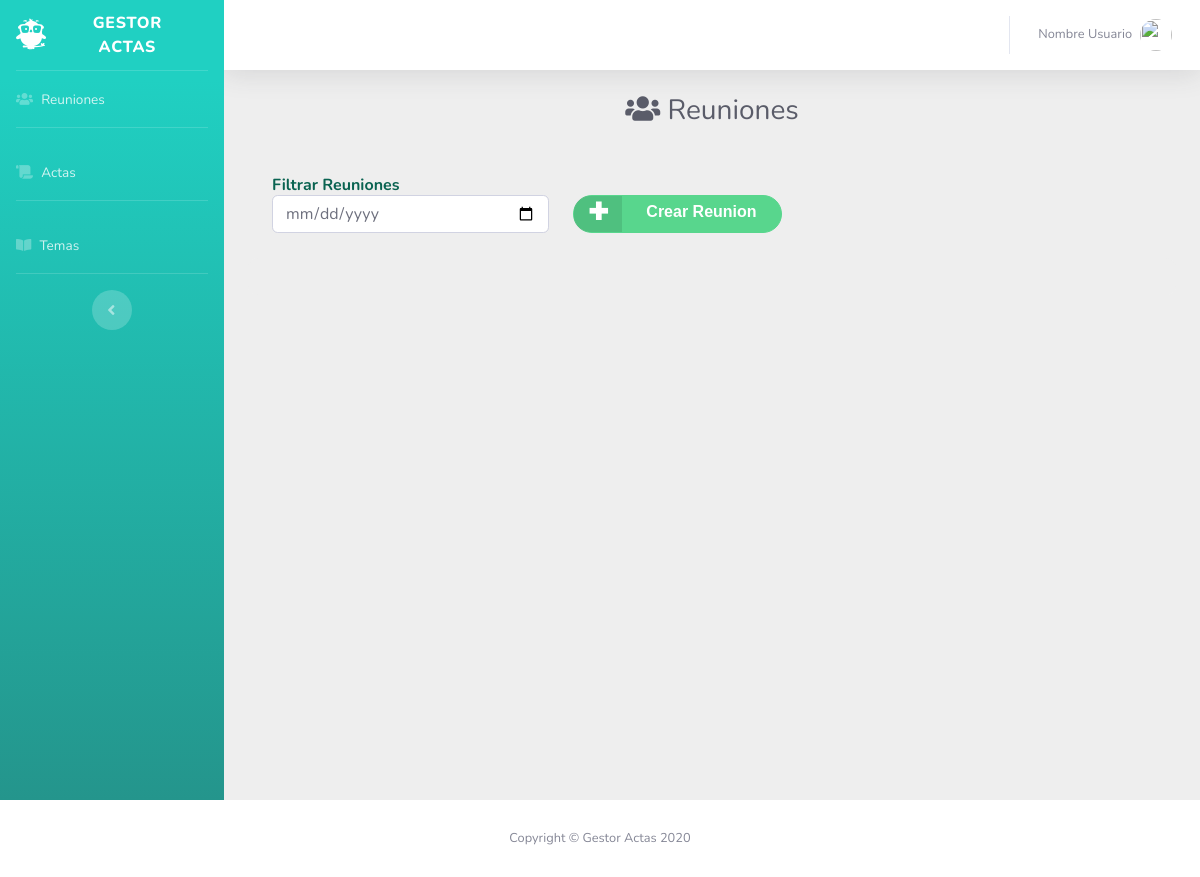
Before: / with the older database file.
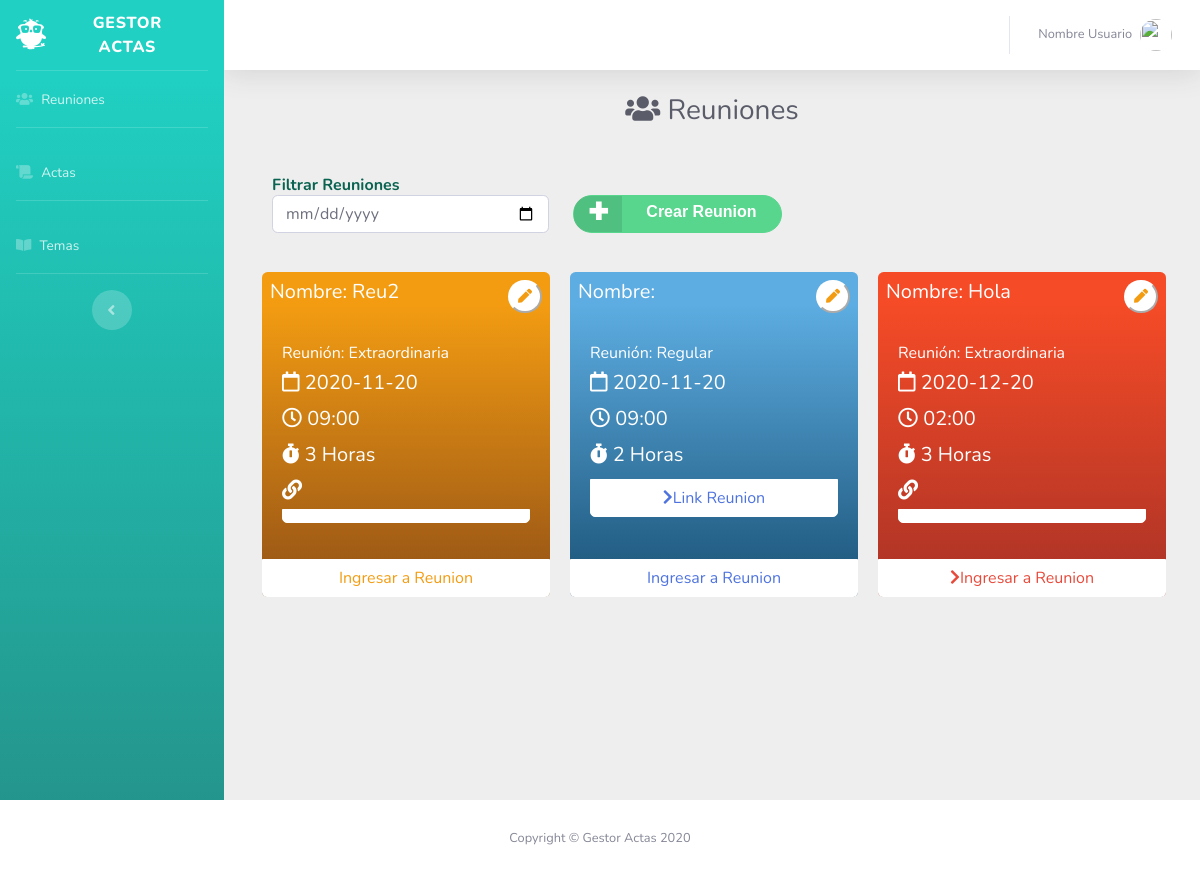
After: the same page with the newer database file.
### tables this page shows
CREATE TABLE `reunion` (
  `id` int(11) NOT NULL,
  `tipoPredefinido` varchar(200) NOT NULL,
  `fecha` varchar(50) NOT NULL,
  `hora` varchar(50) NOT NULL,
  `duracion` int(11) NOT NULL,
  `tipoDuracion` varchar(100) NOT NULL,
  `linkReunion` varchar(500) DEFAULT NULL,
  `estado` varchar(100) NOT NULL,
  `nombre` varchar(100) NOT NULL,
  `horaInicio` varchar(50) NOT NULL
);

### index.php (the view, shortened to what this page needs)
<?php  require "baseDatos/conexion.php";?>
<?php require_once "vistas/partesuperior.php"?>
                <div class="container-fluid">
                    <center>
                        <h1 class="h3 mb-0 text-gray-800"><i class="fas fa-users"></i>  Reuniones</h1>
                    </center>
                    <br>
                    <br>
                            <div class="container">
                            <h6 class="m-0 font-weight-bold text-primary">Filtrar Reuniones</h6>
                                <div class="row row-cols-3">
                                <div class="col">
                                        <input type="date" class="form-control" id="fechaReunionCalendar" requiered>
                                    </div>
                                    <div class="col">
                                    <a href="" class="button add" data-toggle="modal" data-target="#crearReunion"> Crear Reunion </a>
                        </div>
                                </div>
                              </div>
                            <div class="grid-container">
                                    <?php
                                        $consulta = "SELECT * FROM reunion";
                                        $resultado = mysqli_query($conexion, $consulta) or die ( "Algo ha ido mal en la consulta a la base de datos1");
                                        while ($columna = mysqli_fetch_array( $resultado )){
                                            $datos = $columna["id"].'||'.$columna["tipoPredefinido"].'||'.$columna["fecha"].'||'.$columna["hora"].'||'.$columna["duracion"].'||'.$columna["tipoDuracion"].'||'.$columna["linkReunion"].'||'.$columna["nombre"];
                                            $usarFuncion = "formEditarReunionIndex('".$datos."')";
                                            $id = $columna['id'];
                                            $linkReunion = $columna['linkReunion'];
                                            $colorCard = "bg-create";
                                            $horaReunion= $columna['hora'];
                                            $colorBoton = "btn-primary";
                                            $fecha = $columna['fecha'];
                                            $estado = $columna['estado'];
                                            $fechaActual = date("Y-m-d");
                                            if($estado == "Terminado"){
                                                $colorCard = "bg-success";
                                                $colorBoton = "btn-success";
                                            }
                                            else if($estado=="En Proceso"){
                                                $colorCard = "bg-info";
                                                $colorBoton = "btn-info";
                                            }
                                            else if($estado=="En Espera"){
                                                $colorCard = "bg-danger";
                                                $colorBoton = "btn-danger";
                                            }
                                            echo '
                                                    <div class="card text-white '.$colorCard.' mb-3">
                                                        <div class="d-flex bd-highlight mb-3">
                                                            <div class="mr-auto p-2 bd-highlight"><h5 class="card-title"> Nombre: '.$columna['nombre'].'</h5></div>
                                                            ';
                                                            if($estado == "Terminado"){
                                                            }
                                                            else{
                                                                echo '<div class="p-2 bd-highlight"><button id="btnEditarReunionIndex" class="btn-sm btn-info"data-toggle="modal" data-target="#editarReunionIndex" onclick="'.$usarFuncion.'"><i class="fas fa-pen"></i></button></div>';
                                                            }
                                                        echo '
                                                        </div>
                                                        <div class="card-body">
                                                            <h6 class="m-b-20">Reunión: '.$columna['tipoPredefinido'].'</h6>
                                                            <h5 class="card-title"><i class="far fa-calendar"></i> '.$columna['fecha'].'</h5>
                                                            <h5 class="card-title"><i class="far fa-clock"></i> '.$columna['hora'].'</h5>
                                                            <h5 class="card-title"><i class="fas fa-stopwatch"></i> '.$columna['duracion'].' '.$columna['tipoDuracion'].'</h5>';
                                                            if($linkReunion == "" || $linkReunion==" "){
                                                                echo '<h5 class="card-title"><i class="fas fa-link"></i><a class="btn '.$colorBoton.'" href=""></a></h5>';
                                                            }
                                                            else {
                                                                echo '
                                                                       <a href="'.$linkReunion.'" class="btn '.$colorBoton.'" id="copy-button" data-clipboard-target="#G'.$id.'"><i class="fas fa-chevron-right"></i>Link Reunion</a>';
                                                            }
                                                            echo'
                                                        </div>';
                                                        if($fechaActual < $fecha){
                                                            echo '
                                                            <a data-toggle="modal" data-id="'.$fecha.'" data-condicion="programado" data-reunion="'.$id.'"  data-horita="'.$horaReunion.'" title="Add this item" class="open-AddBookDialog btn '.$colorBoton.'" href="#alerta"><i class="fas fa-chevron-right"></i>Ingresar a Reunion</a>';
                                                        }
                                                        else{
                                                            echo '
                                                            <a href="iniciarReunion.php?variable1='.$id.'" class="btn '.$colorBoton.'"></i>Ingresar a Reunion</a>';
                                                        }
                                                        echo'
                                                    </div>
                                                ';
                                        }
                                    ?>
                            </div>
                    <div class="row">
                    </div>
                </div>
            </div>
        </div>
</div>
<?php require_once "vistas/parteinferior.php"?>

### vistas/partesuperior.php (shortened to what this page needs)
<!DOCTYPE html>
<html lang="en">
<head>
    <link href="https://maxcdn.bootstrapcdn.com/font-awesome/4.3.0/css/font-awesome.min.css" rel="stylesheet">
    <link href="vendor/fontawesome-free/css/all.min.css" rel="stylesheet" type="text/css">
    <link href="vendor/datatables/dataTables.bootstrap4.min.css" rel="stylesheet">
    <link rel="stylesheet" type="text/css" href="alertifyjs/css/alertify.css">
    <link rel="stylesheet" type="text/css" href="alertifyjs/css/themes/default.css">
    <link href="css/sb-admin-2.min.css" rel="stylesheet">
    <link rel="stylesheet" href="http://code.jquery.com/ui/1.12.1/themes/base/jquery-ui.css"/>
</head>
<body id="page-top">
<div id="wrapper">
<ul class="navbar-nav bg-gradient-primary sidebar sidebar-dark accordion" id="accordionSidebar">
<a class="sidebar-brand d-flex align-items-center justify-content-center" href="index.php">
    <div class="sidebar-brand-icon">
    <i class="fab fa-earlybirds"></i>
    </div>
    <div class="sidebar-brand-text mx-3">GESTOR ACTAS</div>
</a>
<hr class="sidebar-divider my-0">
<li class="nav-item ">
    <a class="nav-link" href="index.php">
        <i class="fas fa-users"></i>
        <span>Reuniones</span></a>
</li>
<hr class="sidebar-divider">
<li class="nav-item ">
    <a class="nav-link " href="actas.php">
        <i class="fas fa-scroll"></i>
        <span>Actas</span>
    </a>
</li>
<hr class="sidebar-divider">
<li class="nav-item ">
    <a class="nav-link " href="temas.php">
     <i class="fas fa-book-open"></i>
        <span>Temas</span>
    </a>
</li>
<hr class="sidebar-divider d-none d-md-block">
<div class="text-center d-none d-md-inline"><button class="rounded-circle border-0" id="sidebarToggle"></button>
</div>
</ul>
<div id="content-wrapper" class="d-flex flex-column">
    <div id="content">
        <nav class="navbar navbar-expand navbar-light bg-white topbar mb-4 static-top shadow">
            <ul class="navbar-nav ml-auto">
                <li class="nav-item dropdown no-arrow">
                    <a class="nav-link dropdown-toggle" href="#" id="userDropdown" role="button"
                        data-toggle="dropdown" aria-haspopup="true" aria-expanded="false">
                        <span class="mr-2 d-none d-lg-inline text-gray-600 small">Nombre Usuario</span>
                        <img class="img-profile rounded-circle" src="https://cdn.discordapp.com/attachments/569659673792479252/569662825195372564/unknown.png">
                    </a>
                </li>
            </ul>
        </nav>

### vistas/parteinferior.php (shortened to what this page needs)
      <footer class="sticky-footer bg-white">
        <div class="container my-auto">
          <div class="copyright text-center my-auto">
            <span>Copyright &copy; Gestor Actas 2020</span>
          </div>
        </div>
      </footer>
</body>
</html>

Changed rows visible on the page:
added reunion: nombre "Reu2", tipoPredefinido "Extraordinaria", fecha "2020-11-20", hora "09:00", duracion "3", tipoDuracion "Horas"
added reunion: tipoPredefinido "Regular", fecha "2020-11-20", hora "09:00", duracion "2", tipoDuracion "Horas"
added reunion: nombre "Hola", tipoPredefinido "Extraordinaria", fecha "2020-12-20", hora "02:00", duracion "3", tipoDuracion "Horas"
